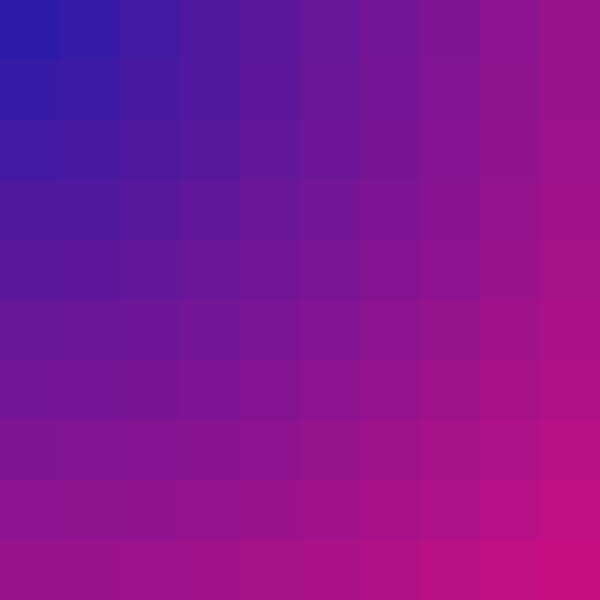
Frame 1 (no input)
Frame 60 (no input): identical to frame 1, image omitted
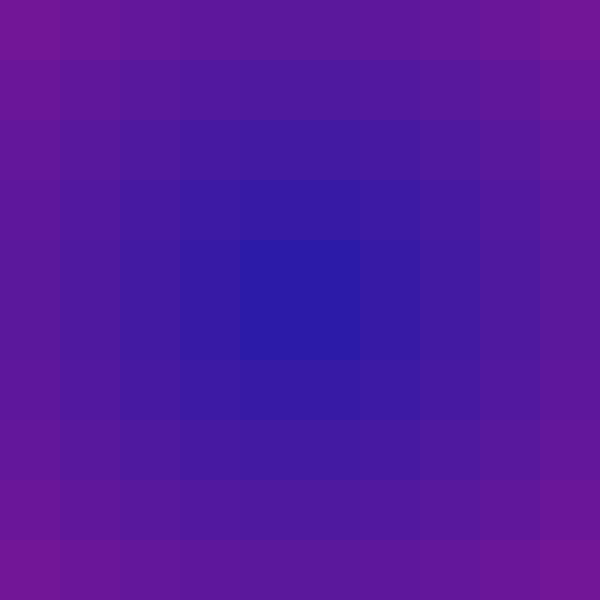
Frame 120 (the mouse pressed at the canvas centre since frame 60)

The p5.js sketch that drew these frames (run headless with seeded random() and noise() and a simulated clock; from frame 60 on, the mouse is pressed at the canvas centre):

// p5.js sketch
// ── sketch.js
/* eslint-disable no-undef, no-unused-vars */

let nCols = 10;
let nRows = 10;

let colorA;
let colorB;

function setup() {
  createCanvas(600, 600);

  colorA = color(200, 15, 130);
  colorB = color(35, 28, 170);
}

function draw() {
  background(200);

  let wCell = width / nCols;
  let hCell = height / nRows;

  // Dibujar cada renglon
  for (let j = 0; j < nRows; j++) {
    // Dibujando un solo renglon
    for (let i = 0; i < nCols; i++) {
      let x = i * wCell;
      let y = j * hCell;

      let d = dist(x + wCell / 2, y + hCell / 2, mouseX, mouseY);
      let amt = map(d, 0, 800, 1, 0);
      let fillColor = lerpColor(colorA, colorB, amt);

      fill(fillColor);
      noStroke();
      rect(x, y, wCell, hCell);

      fill(255);
    }
  }
}
